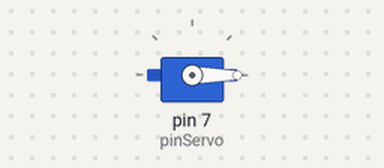
Simulated run of this sketch. Board: Arduino Uno, built with avr-gcc and run on an emulated ATmega328P. On the bench: servo. What the sketch prints to the serial monitor is not drawn.

Above: at 0.05 s.
At 4.05 s:
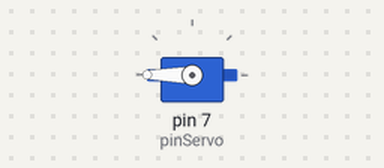
At 8.0 s:
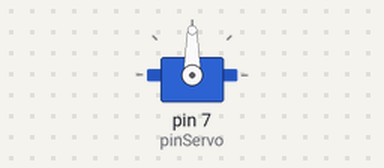
Timing chart, 0 to 13.0 s (numbered marks = the images above):
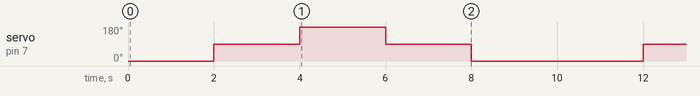

The sketch:

_13.-ServoMotor.ino
```cpp
//Declaramos la libreria Servo
#include <Servo.h>
//Se utilizara el pin 7.
const int pinServo=7;
//Instanciamos el objeto Servo
Servo servo;
void setup() {
  Serial.begin(9600);
  servo.attach(pinServo);
  servo.write(0);
}

void loop() {
  Serial.print("Giro de 0º");
  servo.write(0);
  delay(2000);
  Serial.print("Giro de 90º");
  servo.write(90);
  delay(2000);
  Serial.print("Giro de 180º");
  servo.write(180);
  delay(2000);
  Serial.print("Giro de 90º");
  servo.write(90);
  delay(2000);
  Serial.print("Giro de 0º");
  servo.write(0);
  delay(2000);

}
```

Measured:
- by itself, servo on pin 7 (pinServo): repeats every 10.0 s: 180° 2.0 s, 90° 2.0 s, 0° 4.0 s, 90° 2.0 s
